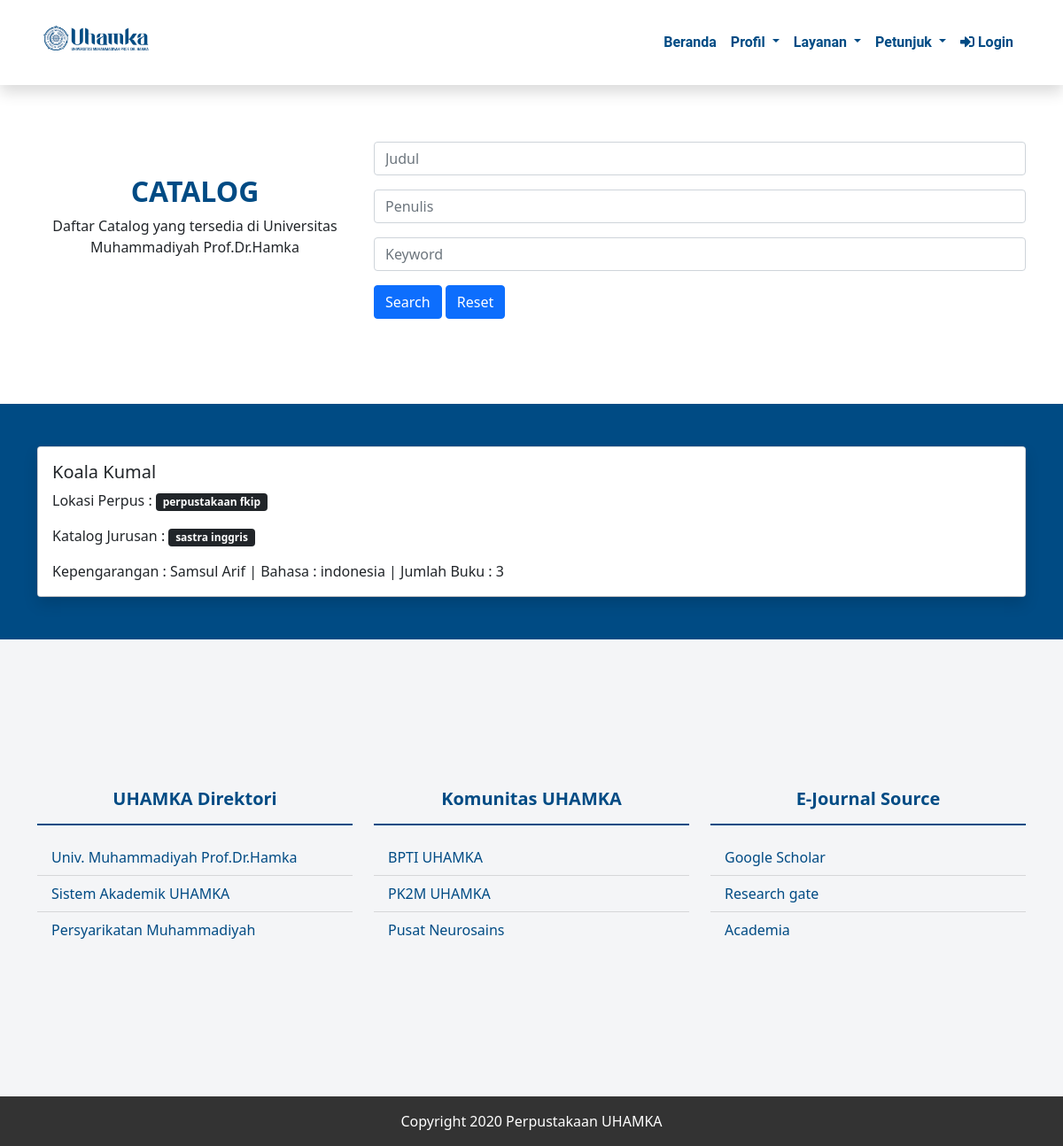
/layanan/catalog/, run on the app's committed database.
### layanan/models.py (models this page shows, shortened)
class catalog(models.Model):
    LOKASI = (
                ('semua lokasi','Semua Lokasi'),
                ('perpustakaan ft','Perpustakaan FT'),
                ('perpustakaan fkip','Perpustakaan FKIP'),
                ('perpustakaan fk','Perpustakaan FK'),
                ('perpustakaan fisip','Perpustakaan FISIP'),
                ('perpustakaan ffs','Perpustakaan FFS'),
                ('perpustakaan feb','Perpustakaan FEB'),
            )
    KATALOG_JURUSAN = (
                ('psikologi','Psikologi'),
                ('informatika','Informatika'),
                ('teknik mesin','Teknik Mesin'),
                ('teknik elektro','Teknik Elektro'),
                ('kedokteran','Kedokteran'),
                ('farmasi','Farmasi'),
                ('biologi','Biologi'),
                ('fisika','Fisika'),
                ('ekonomi','Ekonomi'),
                ('akuntansi','Akuntansi'),
                ('pendidikan guru sekolah dasar','Pendidikan Guru Sekolah Dasar'),
                ('sastra indonesia','Sasta Indonesia'),
                ('sastra inggris','Sastra Inggris'),
                ('ilmu politik','Ilmu Politik'),
            )
    BAHASA = (
        ('indonesia','Indonesia'),
        ('english','English')
    )
    lokasi = models.CharField(max_length=200, choices=LOKASI, default='semua lokasi')
    judul = models.CharField(max_length=200, blank=True)
    penulis = models.CharField(max_length=200, blank=True)
    katalog_jurusan = models.CharField(max_length=200, choices=KATALOG_JURUSAN, default='psikologi')
    keyword = models.CharField(max_length=200, null=True, blank=True)
    jumlah_buku = models.IntegerField()
    bahasa = models.CharField(max_length=200, null=True, choices=BAHASA, default='indonesia')

### layanan/views.py (the view)
# urls.py: path('catalog/', catalogListView.as_view(), name='catalog'),
class catalogListView(ListView, FormView):
    model = catalog
    form_class = catalogForm
    template_name = "layanan/catalog.html"
    paginate_by = 5
    context_object_name = 'catalog_list'
    def get_queryset(self):
        lokasi = self.request.GET.get('lokasi')
        judul = self.request.GET.get('judul')
        penulis = self.request.GET.get('penulis')
        keyword = self.request.GET.get('keyword')
        if lokasi:
            catalog_list = self.model.objects.filter(lokasi__icontains=lokasi)
        elif judul:
            catalog_list = self.model.objects.filter(judul__icontains=judul)
        elif penulis:
            catalog_list = self.model.objects.filter(penulis__icontains=penulis)
        elif keyword:
            catalog_list = self.model.objects.filter(keyword__icontains=keyword)
        else:
            catalog_list = self.model.objects.all()
        return catalog_list
    extra_context = {
        'title':'Catalog'
    }
    def get_context_data(self, *args, **kwargs):
        kwargs.update(self.extra_context)
        return super().get_context_data(*args, **kwargs)

### layanan/forms.py
class catalogForm(forms.ModelForm):
    class Meta:
        model = catalog
        fields = '__all__'
        widgets = {
            'lokasi' : forms.Select({'class':'form-select', 'type':'text','name':'lokasi', 'id':'lokasi'}),
            'judul' : forms.TextInput({'class':'form-control', 'type':'text', 'name':'judul', 'placeholder':'Judul', 'id':'judul'}),
            'katalog_jurusan' : forms.Select({'class':'form-select', 'type':'text','name':'katalog_jurusan', 'id':'katalog_jurusan'}),
            'penulis' : forms.TextInput({'class':'form-control', 'type':'text' ,'name':'penulis', 'placeholder':'Penulis', 'id':'penulis'}),
            'keyword' : forms.TextInput({'class':'form-control', 'type':'search' ,'name':'keyword', 'placeholder':'Keyword', 'id':'keyword'}),
            'jumlah_buku' : forms.NumberInput({'class':'form-control', 'type':'search', 'name':'jumlah_buku', 'placeholder':'Jumlah Buku', 'id':'jumlah_buku'}),
            'bahasa' : forms.Select({'class':'form-select', 'type':'search','name':'bahasa', 'id':'bahasa'}),
        }

### layanan/templates/layanan/catalog.html (shortened to what this page needs)
{% extends 'base.html' %}
{% block contents %}
<div class="py-4"></div>
<section class="journal py-5">
    <div class="container">
        <div class="row justify-content-center align-items-center py-5">
            <div class="col-md-4 text-center text-md-left">
                <h2 class="fw-bold" style="color:#004B84">
                    CATALOG
                </h2>
                <p>Daftar Catalog yang tersedia di Universitas Muhammadiyah Prof.Dr.Hamka</p>
            </div>
            <div class="col-md-8">
                <form action="" method="GET">
                  <div class="form-group input-group input-keyword my-3">
                      {{form.judul}}
                  </div>
                  <div class="form-group input-group input-keyword my-3">
                      {{form.penulis}}
                  </div>
                  <div class="form-group input-group input-keyword my-3">
                      {{form.keyword}}
                  </div>
                  <button class="btn btn-primary search-button">Search</button>
                  <button class="btn btn-primary">Reset</button>
                </form>
            </div>
        </div>
    </div>
</section>
<section class="container-fluid" style="background: #004B84!important;">
    <div class="container">
        <div class="row justify-content-center align-items-center">
            <div class="col-md-12 my-5">
                {% for catalogs in catalog_list %}
                <div class="card">
                    <div class="card-body shadow">
                      <h5 class="card-title">{{catalogs.judul}}</h5>
                      <p class="card-text">Lokasi Perpus : <span class="badge bg-dark">{{catalogs.lokasi}}</span></p>
                      <p class="card-text">Katalog Jurusan : <span class="badge bg-dark">{{catalogs.katalog_jurusan}}</span></p>
                      <p class="card-text">Kepengarangan : <span>{{catalogs.penulis}}</span> | Bahasa : <span>{{catalogs.bahasa}}</span> | Jumlah Buku : <span>{{catalogs.jumlah_buku}}</span></p>
                    </div>
                </div>
                {% endfor %}
            </div>
        </div>
    </div>
</section>
{% endblock contents %}

### static/css/stylesheet.css (style rules this page uses)
.col, .col-1, .col-10, .col-11, .col-12, .col-2, .col-3, .col-4, .col-5, .col-6, .col-7, .col-8, .col-9, .col-auto, .col-lg, .col-lg-1, .col-lg-10, .col-lg-11, .col-lg-12, .col-lg-2, .col-lg-3, .col-lg-4, .col-lg-5, .col-lg-6, .col-lg-7, .col-lg-8, .col-lg-9, .col-lg-auto, .col-md, .col-md-1, .col-md-10, .col-md-11, .col-md-12, .col-md-2, .col-md-3, .col-md-4, .col-md-5, .col-md-6, .col-md-7, .col-md-8, .col-md-9, .col-md-auto, .col-sm, .col-sm-1, .col-sm-10, .col-sm-11, .col-sm-12, .col-sm-2, .col-sm-3, .col-sm-4, .col-sm-5, .col-sm-6, .col-sm-7, .col-sm-8, .col-sm-9, .col-sm-auto, .col-xl, .col-xl-1, .col-xl-10, .col-xl-11, .col-xl-12, .col-xl-2, .col-xl-3, .col-xl-4, .col-xl-5, .col-xl-6, .col-xl-7, .col-xl-8, .col-xl-9, .col-xl-auto { position: relative; width: 100%; padding-right: 15px; padding-left: 15px; }
body { font-family: 'Roboto', sans-serif; }
.align-items-center { align-items: center !important; }
.justify-content-center { justify-content: center !important; }
.container { width: 100%; padding-right: 15px; padding-left: 15px; margin-right: auto; margin-left: auto; }
.text-center { text-align: center !important; }

### data on the page
catalog: judul "Koala Kumal", lokasi "perpustakaan fkip", katalog_jurusan "sastra inggris", penulis "Samsul Arif", bahasa "indonesia", jumlah_buku "3"
